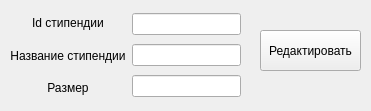
<?xml version="1.0" encoding="UTF-8"?>
<ui version="4.0">
 <class>editScholarshipForm</class>
 <widget class="QWidget" name="editScholarshipForm">
  <property name="geometry">
   <rect>
    <x>0</x>
    <y>0</y>
    <width>371</width>
    <height>111</height>
   </rect>
  </property>
  <property name="windowTitle">
   <string>Редактирование</string>
  </property>
  <widget class="QWidget" name="layoutWidget_2">
   <property name="geometry">
    <rect>
     <x>10</x>
     <y>10</y>
     <width>231</width>
     <height>91</height>
    </rect>
   </property>
   <layout class="QHBoxLayout" name="horizontalLayout_2">
    <item>
     <layout class="QVBoxLayout" name="verticalLayout_3">
      <item>
       <widget class="QLabel" name="label_id_scholarship">
        <property name="sizePolicy">
         <sizepolicy hsizetype="Minimum" vsizetype="Minimum">
          <horstretch>0</horstretch>
          <verstretch>0</verstretch>
         </sizepolicy>
        </property>
        <property name="text">
         <string>Id стипендии</string>
        </property>
        <property name="alignment">
         <set>Qt::AlignCenter</set>
        </property>
       </widget>
      </item>
      <item>
       <widget class="QLabel" name="label_name_scholarship">
        <property name="sizePolicy">
         <sizepolicy hsizetype="Minimum" vsizetype="Minimum">
          <horstretch>0</horstretch>
          <verstretch>0</verstretch>
         </sizepolicy>
        </property>
        <property name="text">
         <string>Название стипендии</string>
        </property>
        <property name="alignment">
         <set>Qt::AlignCenter</set>
        </property>
       </widget>
      </item>
      <item>
       <widget class="QLabel" name="label_amount">
        <property name="sizePolicy">
         <sizepolicy hsizetype="Minimum" vsizetype="Minimum">
          <horstretch>0</horstretch>
          <verstretch>0</verstretch>
         </sizepolicy>
        </property>
        <property name="text">
         <string>Размер</string>
        </property>
        <property name="alignment">
         <set>Qt::AlignCenter</set>
        </property>
       </widget>
      </item>
     </layout>
    </item>
    <item>
     <layout class="QVBoxLayout" name="verticalLayout_4">
      <item>
       <widget class="QLineEdit" name="lineEditIdScholarship"/>
      </item>
      <item>
       <widget class="QLineEdit" name="lineEditNameScholarship"/>
      </item>
      <item>
       <widget class="QLineEdit" name="lineEditAmount"/>
      </item>
     </layout>
    </item>
   </layout>
  </widget>
  <widget class="QPushButton" name="pushButtonEditScholarship">
   <property name="geometry">
    <rect>
     <x>260</x>
     <y>30</y>
     <width>101</width>
     <height>41</height>
    </rect>
   </property>
   <property name="text">
    <string>Редактировать</string>
   </property>
  </widget>
 </widget>
 <resources/>
 <connections/>
</ui>
